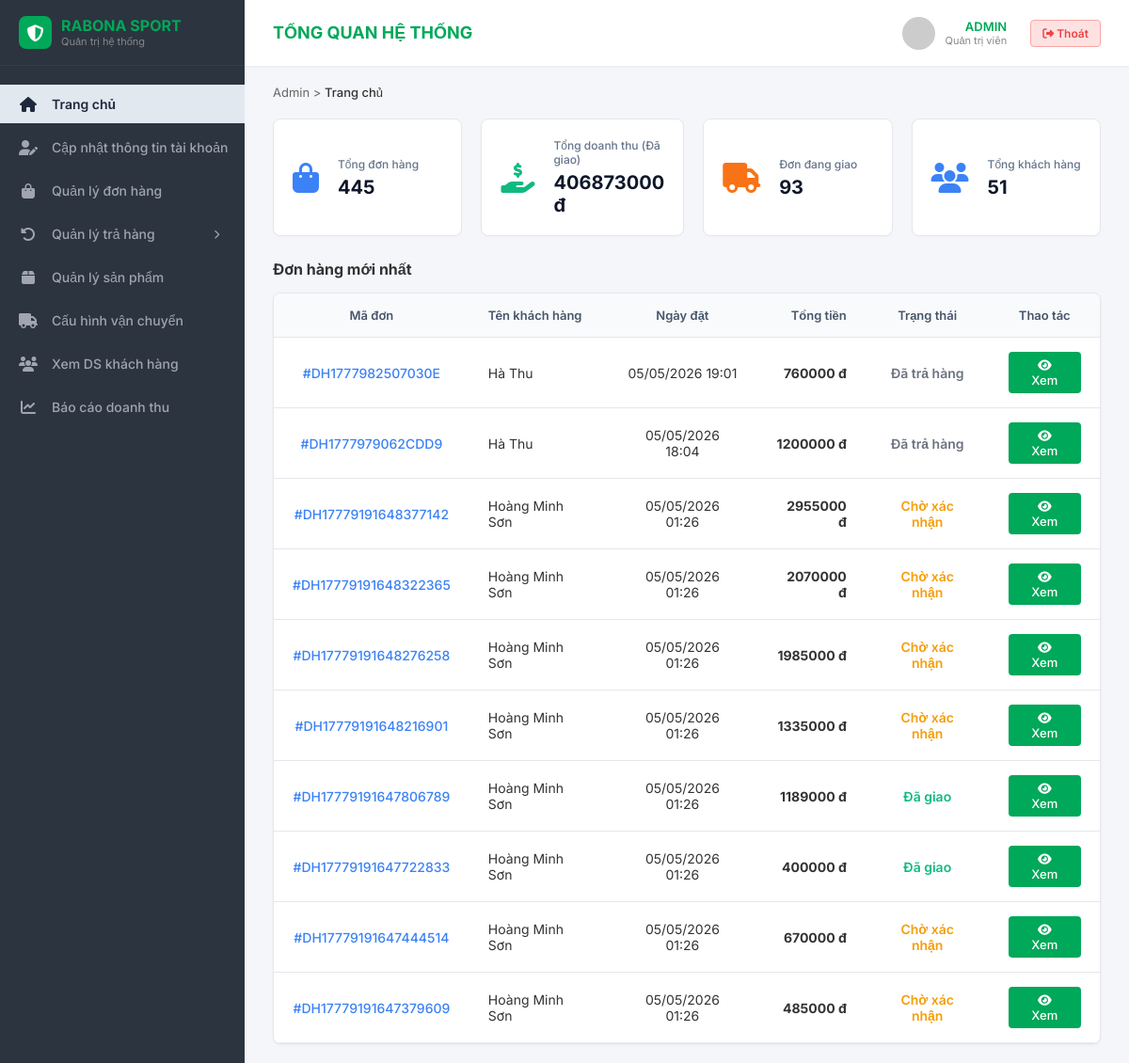
The page /admin-panel/ (signed in) on the database its author committed.
### store/models.py (models this page shows, shortened)
class Order(models.Model):
    STATUS_CHOICES = [
        ('pending',    'Chờ xác nhận'),
        ('confirmed',  'Đã xác nhận'),
        ('shipping',   'Đang vận chuyển'),
        ('delivered',  'Đã giao hàng'),
        ('completed',  'Hoàn thành'),
        ('cancelled',  'Đã hủy'),
        ('returning',  'Yêu cầu trả hàng'),
        ('returned',   'Đã trả hàng'),
    ]
    PAYMENT_CHOICES = [
        ('cod',  'Thanh toán khi nhận hàng (COD)'),
        ('bank', 'Chuyển khoản ngân hàng'),
    ]
    SHIPPING_CHOICES = [
        ('standard', 'Tiêu chuẩn 2-5 ngày'),
        ('express',  'Nhanh 1-2 ngày'),
    ]
    user             = models.ForeignKey(User, on_delete=models.SET_NULL, null=True, related_name='orders')
    order_code       = models.CharField(max_length=20, unique=True, verbose_name='Mã đơn hàng')
    status           = models.CharField(max_length=20, choices=STATUS_CHOICES, default='pending', verbose_name='Trạng thái')
    recipient_name   = models.CharField(max_length=150, verbose_name='Người nhận')
    recipient_phone  = models.CharField(max_length=15, verbose_name='SĐT người nhận')
    shipping_address = models.CharField(max_length=255, verbose_name='Địa chỉ giao hàng')
    shipping_city    = models.CharField(max_length=100, verbose_name='Tỉnh / Thành phố')
    shipping_method  = models.CharField(max_length=20, choices=SHIPPING_CHOICES, default='standard', verbose_name='Phương thức vận chuyển')
    payment_method   = models.CharField(max_length=20, choices=PAYMENT_CHOICES, default='cod', verbose_name='Phương thức thanh toán')
    payment_proof    = models.ImageField(upload_to='payment_proofs/', blank=True, null=True, verbose_name='Biên lai chuyển khoản')
    subtotal         = models.DecimalField(max_digits=12, decimal_places=0, default=0, verbose_name='Tổng tiền hàng')
    discount_amount  = models.DecimalField(max_digits=12, decimal_places=0, default=0, verbose_name='Giảm giá')
    shipping_fee     = models.DecimalField(max_digits=12, decimal_places=0, default=0, verbose_name='Phí vận chuyển')
    total            = models.DecimalField(max_digits=12, decimal_places=0, default=0, verbose_name='Tổng thanh toán')
    note             = models.TextField(blank=True, verbose_name='Ghi chú')
    created_at       = models.DateTimeField(auto_now_add=True)
    updated_at       = models.DateTimeField(auto_now=True)
    class Meta:
        verbose_name = 'Đơn hàng'
        verbose_name_plural = 'Đơn hàng'
        ordering = ['-created_at']

### admin_panel/views.py (the view)
    @login_required(login_url='/login/')
    def wrapper(request, *args, **kwargs):
        if not (request.user.is_staff or request.user.is_superuser):
            return redirect('store:home')
        return view_func(request, *args, **kwargs)

### admin_panel/views.py (called while the page is built)
def admin_required(view_func):
    @login_required(login_url='/login/')
    def wrapper(request, *args, **kwargs):
        if not (request.user.is_staff or request.user.is_superuser):
            return redirect('store:home')
        return view_func(request, *args, **kwargs)
    return wrapper

@admin_required
def dashboard(request):
    tong_don = Order.objects.count()
    doanh_thu = Order.objects.filter(status__in=['delivered', 'completed']).aggregate(
        total=Coalesce(Sum('total'), Decimal('0'), output_field=DecimalField())
    )['total']
    dang_giao = Order.objects.filter(status='shipping').count()
    don_moi = Order.objects.order_by('-created_at')[:10]
    tong_sp = Product.objects.count()
    tong_kh = User.objects.filter(is_staff=False).count()
    context = {
        'tong_don_hang': tong_don,
        'doanh_thu': doanh_thu,
        'don_dang_giao': dang_giao,
        'don_hang_moi': don_moi,
        'tong_sp': tong_sp,
        'tong_kh': tong_kh,
    }
    return render(request, 'admin_panel/dashboard.html', context)

### store/context_processors.py (called while the page is built)
def cart_count(request):
    count = 0
    if request.user.is_authenticated:
        try:
            count = request.user.cart.total_items
        except Cart.DoesNotExist:
            pass
    return {'cart_count': count}

### store/models.py (called while the page is built)
    @property
    def total_items(self):
        return sum(item.quantity for item in self.items.all())

### templates/admin_panel/dashboard.html (shortened to what this page needs)
{% extends 'admin_panel/base_admin.html' %}
{% block page_title %}TỔNG QUAN HỆ THỐNG{% endblock %}
{% block breadcrumb %}Admin > <span>Trang chủ</span>{% endblock %}
{% block content %}
    <div class="stats-cards">
        <div class="stat-card">
            <i class="fas fa-shopping-bag stat-icon blue"></i>
            <div class="stat-info">
                <span class="stat-title">Tổng đơn hàng</span>
                <span class="stat-value">{{ tong_don_hang }}</span>
            </div>
        </div>
        <div class="stat-card">
            <i class="fas fa-hand-holding-usd stat-icon green"></i>
            <div class="stat-info">
                <span class="stat-title">Tổng doanh thu (Đã giao)</span>
                <span class="stat-value">{{ doanh_thu|floatformat:0 }} đ</span>
            </div>
        </div>
        <div class="stat-card">
            <i class="fas fa-truck stat-icon orange"></i>
            <div class="stat-info">
                <span class="stat-title">Đơn đang giao</span>
                <span class="stat-value">{{ don_dang_giao }}</span>
            </div>
        </div>
        <div class="stat-card">
            <i class="fas fa-users stat-icon blue"></i>
            <div class="stat-info">
                <span class="stat-title">Tổng khách hàng</span>
                <span class="stat-value">{{ tong_kh }}</span>
            </div>
        </div>
    </div>
    <h4 style="margin-bottom: 15px; color: #333;">Đơn hàng mới nhất</h4>
    <div class="table-container">
        <table>
            <thead>
                <tr>
                    <th>Mã đơn</th>
                    <th>Tên khách hàng</th>
                    <th>Ngày đặt</th>
                    <th>Tổng tiền</th>
                    <th>Trạng thái</th>
                    <th>Thao tác</th>
                </tr>
            </thead>
            <tbody>
                {% for don in don_hang_moi %}
                <tr>
                    <td><span class="order-id">#{{ don.order_code }}</span></td>
                    <td>{{ don.recipient_name }}</td>
                    <td>{{ don.created_at|date:"d/m/Y H:i" }}</td>
                    <td class="price">{{ don.total|floatformat:0 }} đ</td>
                    <td>
                        {% if don.status == 'pending' %}<span style="color: #f59e0b; font-weight: 600;">Chờ xác nhận</span>
                        {% elif don.status == 'confirmed' %}<span style="color: #8b5cf6; font-weight: 600;">Đang chuẩn bị</span>
                        {% elif don.status == 'shipping' %}<span style="color: #3b82f6; font-weight: 600;">Đang giao</span>
                        {% elif don.status == 'delivered' %}<span style="color: #10b981; font-weight: 600;">Đã giao</span>
                        {% elif don.status == 'returning' %}<span style="color: #ef4444; font-weight: 600;">Trả hàng</span>
                        {% elif don.status == 'returned' %}<span style="color: #6b7280; font-weight: 600;">Đã trả hàng</span>
                        {% else %}<span style="color: #6b7280; font-weight: 600;">{{ don.get_status_display }}</span>{% endif %}
                    </td>
                    <td><button class="btn-action btn-view" onclick="openModal('modalView_{{ don.order_code }}')"><i class="fas fa-eye"></i> Xem</button></td>
                </tr>
                {% empty %}
                <tr><td colspan="6" style="text-align: center; padding: 30px;">Chưa có đơn hàng nào.</td></tr>
                {% endfor %}
            </tbody>
        </table>
    </div>
{% endblock %}

### templates/admin_panel/base_admin.html (shortened to what this page needs)
<!DOCTYPE html>
<html lang="vi">
<head>
    <link rel="stylesheet" href="https://cdnjs.cloudflare.com/ajax/libs/font-awesome/6.4.0/css/all.min.css">
</head>
<body>
    <aside class="sidebar">
        <div class="brand">
            <div class="brand-icon"><i class="fas fa-shield-alt" style="color: white;"></i></div>
            <div class="brand-text">
                <span class="title">RABONA SPORT</span>
                <span class="subtitle">Quản trị hệ thống</span>
            </div>
        </div>
        <ul class="menu">
            <li class="menu-item {% if request.resolver_match.url_name == 'dashboard' %}active{% endif %}">
                <a href="{% url 'admin_panel:dashboard' %}" class="menu-link"><i class="fas fa-home"></i> <span class="menu-text">Trang chủ</span></a>
            </li>
            <li class="menu-item {% if request.resolver_match.url_name == 'cap_nhat_tai_khoan' %}active{% endif %}">
                <a href="{% url 'admin_panel:cap_nhat_tai_khoan' %}" class="menu-link">
                    <i class="fas fa-user-edit"></i>
                    <span class="menu-text">Cập nhật thông tin tài khoản</span>
                </a>
            </li>
            <li class="menu-item {% if request.resolver_match.url_name == 'don_hang' %}active{% endif %}">
                <a href="{% url 'admin_panel:don_hang' %}" class="menu-link">
                    <i class="fas fa-shopping-bag"></i> <span class="menu-text">Quản lý đơn hàng</span>
                </a>
            </li>
            <li class="menu-item has-submenu">
                <a href="javascript:void(0)" class="menu-link" onclick="toggleSubmenu(this)">
                    <i class="fas fa-undo-alt"></i> <span class="menu-text">Quản lý trả hàng</span>
                    <i class="fas fa-chevron-right arrow-icon" style="margin-left: auto; font-size: 10px;"></i>
                </a>
            </li>
            <li class="menu-item {% if request.resolver_match.url_name == 'san_pham' %}active{% endif %}">
                <a href="{% url 'admin_panel:san_pham' %}" class="menu-link">
                    <i class="fas fa-box"></i>
                    <span class="menu-text">Quản lý sản phẩm</span>
                </a>
            </li>
            <li class="menu-item {% if request.resolver_match.url_name == 'phi_ship' %}active{% endif %}">
                <a href="{% url 'admin_panel:phi_ship' %}" class="menu-link">
                    <i class="fas fa-truck"></i>
                    <span class="menu-text">Cấu hình vận chuyển</span>
                </a>
            </li>
            <li class="menu-item {% if request.resolver_match.url_name == 'khach_hang' %}active{% endif %}">
                <a href="{% url 'admin_panel:khach_hang' %}" class="menu-link">
                    <i class="fas fa-users"></i>
                    <span class="menu-text">Xem DS khách hàng</span>
                </a>
            </li>
            <li class="menu-item {% if request.resolver_match.url_name == 'doanh_thu' %}active{% endif %}">
                <a href="{% url 'admin_panel:doanh_thu' %}" class="menu-link">
                    <i class="fas fa-chart-line"></i>
                    <span class="menu-text">Báo cáo doanh thu</span>
                </a>
            </li>
        </ul>
    </aside>
    <main class="main-content">
        <header class="topbar">
            <div class="page-header-title">{% block page_title %}TỔNG QUAN HỆ THỐNG{% endblock %}</div>
            <div class="topbar-right">
                <div class="user-profile">
                    <img src="https://ui-avatars.com/api/?name={{ user.username }}&background=f3f4f6&color=333" alt="Admin">
                    <div class="user-info">
                        <span class="name">{{ user.username|upper }}</span>
                        <span class="role">Quản trị viên</span>
                    </div>
                    <form method="post" action="{% url 'logout' %}" style="display:inline;">
                        <button type="submit" class="btn-logout">
                            <i class="fas fa-sign-out-alt"></i> Thoát
                        </button>
                    </form>
                </div>
            </div>
        </header>
        <div class="content-body">
            <div class="breadcrumb">
                {% block breadcrumb %}Admin > <span>Trang chủ</span>{% endblock %}
            </div>
            {% block content %}
            {% endblock %}
        </div>
    </main>
</body>
</html>

### rows shown on the page
Order: order_code "DH1777982507030E", recipient_name "Hà Thu", created_at "05/05/2026 19:01", total "760000", status "Đã trả hàng"
Order: order_code "DH1777979062CDD9", recipient_name "Hà Thu", created_at "05/05/2026 18:04", total "1200000", status "Đã trả hàng"
Order: order_code "DH17779191648377142", recipient_name "Hoàng Minh Sơn", created_at "05/05/2026 01:26", total "2955000", status "Chờ xác nhận"
Order: order_code "DH17779191648322365", recipient_name "Hoàng Minh Sơn", created_at "05/05/2026 01:26", total "2070000", status "Chờ xác nhận"
Order: order_code "DH17779191648276258", recipient_name "Hoàng Minh Sơn", created_at "05/05/2026 01:26", total "1985000", status "Chờ xác nhận"
Order: order_code "DH17779191648216901", recipient_name "Hoàng Minh Sơn", created_at "05/05/2026 01:26", total "1335000", status "Chờ xác nhận"
Order: order_code "DH17779191647806789", recipient_name "Hoàng Minh Sơn", created_at "05/05/2026 01:26", total "1189000", status "Đã giao"
Order: order_code "DH17779191647722833", recipient_name "Hoàng Minh Sơn", created_at "05/05/2026 01:26", total "400000", status "Đã giao"
Order: order_code "DH17779191647444514", recipient_name "Hoàng Minh Sơn", created_at "05/05/2026 01:26", total "670000", status "Chờ xác nhận"
Order: order_code "DH17779191647379609", recipient_name "Hoàng Minh Sơn", created_at "05/05/2026 01:26", total "485000", status "Chờ xác nhận"

### other values the page prints
{{ user.username|upper }} "ADMIN"
{{ tong_don_hang }} "445"
{{ doanh_thu|floatformat:0 }} "406873000"
{{ don_dang_giao }} "93"
{{ tong_kh }} "51"
